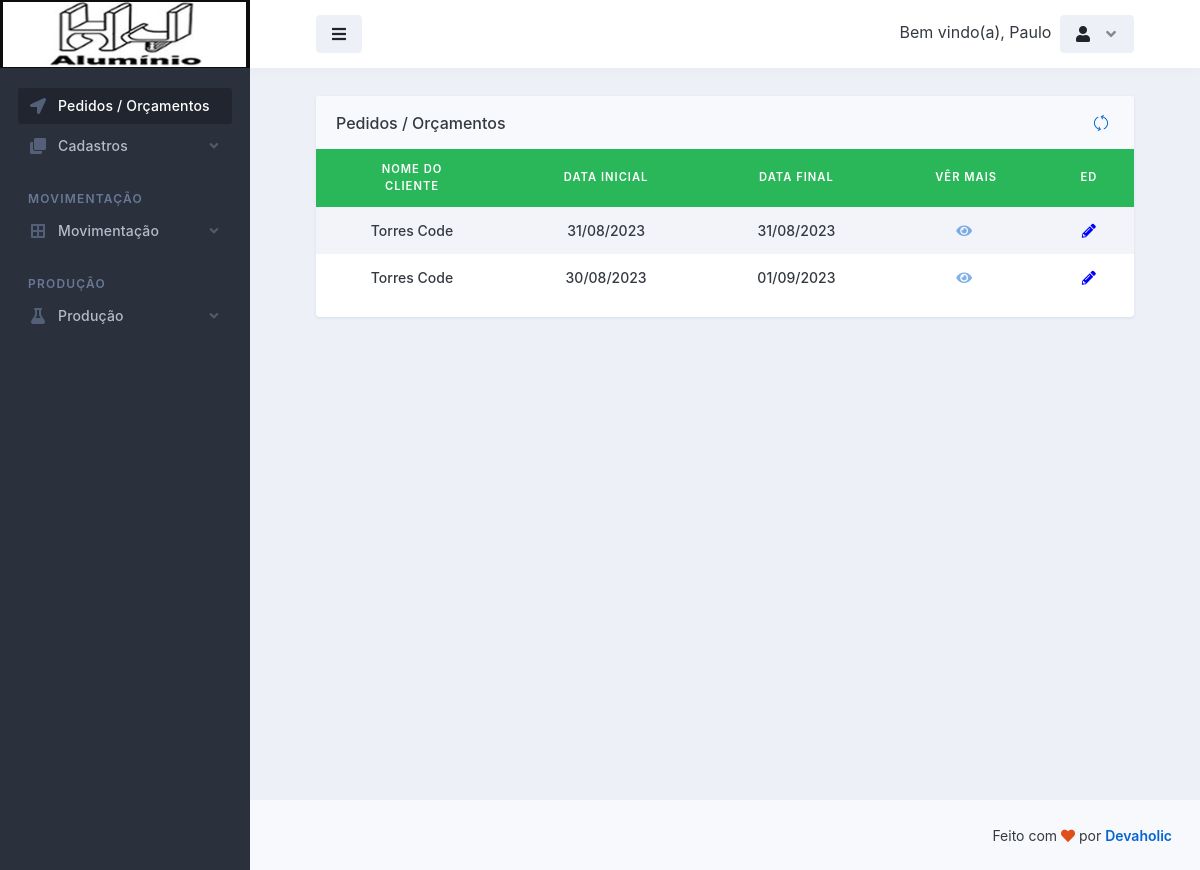
Before: /dashboard/dashboard.php (signed in) with the older database file.
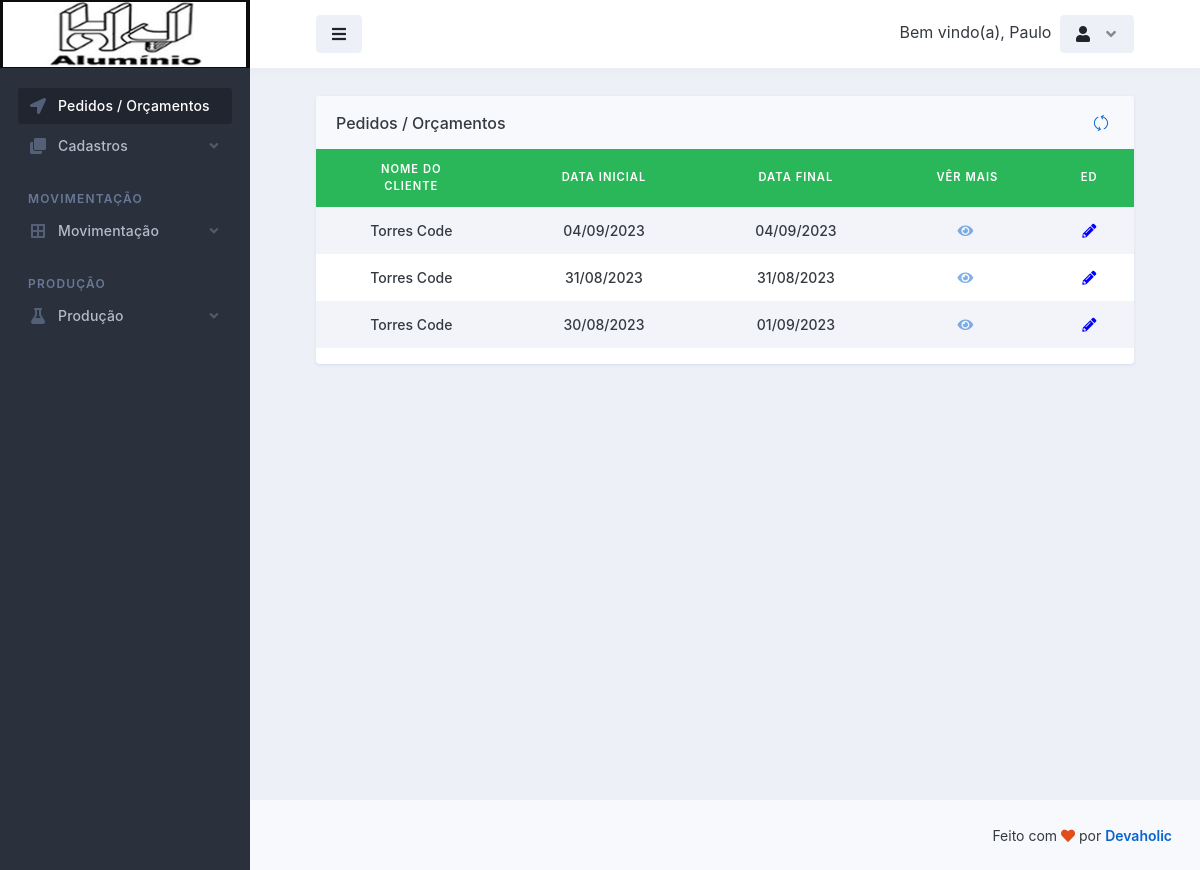
After: the same page with the newer database file.
### tables this page shows
CREATE TABLE `logado` (
  `id` int(11) NOT NULL,
  `nome` varchar(50) NOT NULL,
  `email` varchar(100) NOT NULL,
  `senha` varchar(50) NOT NULL,
  `parceiro_colaborador` varchar(100) NOT NULL,
  `cpf` int(100) NOT NULL,
  `rg` int(20) NOT NULL,
  `cep` int(20) NOT NULL,
  `endereco` varchar(100) NOT NULL,
  `telefone` varchar(50) NOT NULL,
  `complemento` varchar(100) NOT NULL,
  `bairro` varchar(100) NOT NULL,
  `cidade` varchar(100) NOT NULL,
  `uf` varchar(20) NOT NULL,
  `nascimento` varchar(100) NOT NULL,
  `nivel` varchar(20) NOT NULL
);

CREATE TABLE `pedidos_dos_clientes` (
  `id` int(11) NOT NULL,
  `nome_cliente` varchar(255) NOT NULL,
  `descricao_pedido` text NOT NULL,
  `data_inicial` varchar(255) NOT NULL,
  `data_final` varchar(255) NOT NULL,
  `garantia` varchar(255) NOT NULL,
  `status` varchar(255) NOT NULL,
  `nome_responsavel` varchar(255) NOT NULL
);

### database.php (called while the page is built, shortened)
<?php
    class database
    {
        public $server = 'localhost';
        public $user = 'root';
        public $pass = '';
        public $bdn = 'maxportas';
        public function __construct()
        {
            try{
            $this->conn = new PDO('mysql:host='.$this->server.'; dbname='.$this->bdn, $this->user, $this->pass);
            } catch(PDOException $e){
                echo "Error $e";
            }
        }
    }
?>

### controllers/controllers_pedidos_dos_clientes.php (called while the page is built, shortened)
<?php
    include "../database.php";
class controllers_pedidos_dos_clientes extends database
{
    public function selecionar_pedidos_dos_clientes()
    {
        $selecionar_pedidos_dos_clientes = $this->conn->prepare("SELECT * FROM pedidos_dos_clientes ORDER BY id DESC");
        $selecionar_pedidos_dos_clientes->execute();
        $resulpedidos_dos_clientes = $selecionar_pedidos_dos_clientes->fetchAll(PDO::FETCH_ASSOC);
        return $resulpedidos_dos_clientes;
    }
}
?>

### dashboard/dashboard.php (the view, shortened to what this page needs)
<?php
    require_once "../conexao-bd.php";
?>
<!doctype html>
<html lang="en">
  <head>
    <link rel="stylesheet" id="css-main" href="../assets/css/dashmix.min.css">
  </head>
  <body>
    <div id="page-container" class="sidebar-o sidebar-dark enable-page-overlay side-scroll page-header-fixed main-content-narrow">
      <?php require_once "../template/sidebar.php" ?>
      <?php require_once "../template/header.php" ?>
      <main id="main-container">
        <div class="content">
          <div class="row">
            <div class="col-md-12">
              <div class="block block-rounded block-mode-loading-refresh">
                <div class="block-header block-header-default">
                  <h3 class="block-title">
                    Pedidos / Orçamentos
                  </h3>
                  <div class="block-options">
                    <button type="button" class="btn-block-option" data-toggle="block-option" data-action="state_toggle" data-action-mode="demo">
                      <i class="si si-refresh"></i>
                    </button>
                  </div>
                </div>
                <div class="table-responsive">
                  <table class="table table-striped table-hover table-borderless table-vcenter fs-sm">
                    <thead style="text-align: center; font-size: 0.8em; background-color: #2ab759; color: #fff;">
                      <tr class="text-uppercase">
                        <th>Nome do <br> Cliente</th>
                        <th>Data Inicial</th>
                        <th>Data Final</th>
                        <th>Vêr Mais</th>
                        <th>Ed</th>
                      </tr>
                    </thead>
                    <tbody>
                      <?php
                        require_once "../controllers/controllers_pedidos_dos_clientes.php";
                        $pedidos_dos_clientes = new controllers_pedidos_dos_clientes();
                        $result_pedidos = $pedidos_dos_clientes->selecionar_pedidos_dos_clientes();
                        if(count($result_pedidos) > 0)
                        {
                          foreach($result_pedidos as $row_pedidos){
                      ?>
                      <tr>
                        <td class="text-center text-end fw-medium">
                          <?= $row_pedidos['nome_cliente']; ?>
                        </td>
                        <td class="text-center text-end fw-medium">
                          <?= $row_pedidos['data_inicial']; ?>
                        </td>
                        <td class="text-center text-end fw-medium">
                          <?= $row_pedidos['data_final']; ?>
                        </td>
                        <td class="text-center d-xl-table-cell" style="color: blue;">
                          <a href="ver_mais.php?view=<?php $idCriptografado = base64_encode($row_pedidos['id']); echo $idCriptografado;?>">
                            <i class="fa fa-eye me-1 opacity-50 text-primary"></i>
                          </a>
                        </td>
                        <td class="text-center d-xl-table-cell" style="color: blue;">
                          <form action="gestao_pedidos.php" method="post">
                            <button type="submit" style="cursor: pointer; border: none; background-color: transparent;">
                              <i class="fa fa-pencil-alt" style="color: blue;"></i>
                            </button>
                          </form>
                        </td>
                      </tr>
                      <?php
                        } } else
                        {
                          echo "<h1>Nenhum registo encontrado!</h1>";
                        }
                      ?>
                    </tbody>
                  </table>
                </div>
                </div>
              </div>
            </div>
          </div>
        </div>
      <?php require_once "../template/footer.php"; ?>
  </body>
</html>

### template/sidebar.php (shortened to what this page needs)
<nav id="sidebar" aria-label="Main Navigation">
    <div style="background-color: black;">
        <div class="content-header bg-white-5">
        <a class="fw-semibold text-white tracking-wide" href="../dashboard/dashboard.php">
            <span class="smini-hidden">
            <img style="margin-left: -15px; height: 65px; width: 132%;" src="../assets/img/logoHJ-Aluminio-Sidebarr.jpg" alt="logoHJ-Alumínio">
            </span>
        </a>
        </div>
    </div>
    <div class="js-sidebar-scroll">
        <div class="content-side">
        <ul class="nav-main">
            <li class="nav-main-item">
            <a class="nav-main-link active" href="../dashboard/dashboard.php">
                <i class="nav-main-link-icon fa fa-location-arrow"></i>
                <span class="nav-main-link-name">Pedidos / Orçamentos</span>
            </a>
            </li>
            <li class="nav-main-item">
            <a class="nav-main-link nav-main-link-submenu" data-toggle="submenu" aria-haspopup="true" aria-expanded="false" href="#">
                <i class="nav-main-link-icon fa fa-clone"></i>
                <span class="nav-main-link-name">Cadastros</span>
            </a>
            </li>
            <li class="nav-main-heading">Movimentação</li>
            <li class="nav-main-item">
            <a class="nav-main-link nav-main-link-submenu" data-toggle="submenu" aria-haspopup="true" aria-expanded="false" href="#">
                <i class="nav-main-link-icon fa fa-border-all"></i>
                <span class="nav-main-link-name">Movimentação</span>
            </a>
            </li>
            <li class="nav-main-heading">Produção</li>
            <li class="nav-main-item">
            <a class="nav-main-link nav-main-link-submenu" data-toggle="submenu" aria-haspopup="true" aria-expanded="false" href="#">
                <i class="nav-main-link-icon fa fa-flask"></i>
                <span class="nav-main-link-name">Produção</span>
            </a>
            </li>
        </ul>
        </div>
    </div>
</nav>

### template/header.php (shortened to what this page needs)
<?php
    require_once "../conexao-bd.php";
    $email = $_SESSION['email'];
    $selecinarUserLogado = $conn->prepare("SELECT * FROM logado WHERE email = :email");
    $selecinarUserLogado->bindValue(':email', $email);
    $selecinarUserLogado->execute();
    $row = $selecinarUserLogado->fetch(PDO::FETCH_ASSOC);
?>
<header id="page-header">
    <div class="content-header">
    <div class="space-x-1">
        <button type="button" class="btn btn-alt-secondary" data-toggle="layout" data-action="sidebar_toggle">
        <i class="fa fa-fw fa-bars"></i>
        </button>
    </div>
    <div class="space-x-1">
        <div class="dropdown d-inline-block">
            <span class="d-sm-inline-block">Bem vindo(a), <?php echo $row['nome']; ?></span>
        </div>
        <div class="dropdown d-inline-block">
        <button type="button" class="btn btn-alt-secondary" id="page-header-user-dropdown" data-bs-toggle="dropdown" aria-haspopup="true" aria-expanded="false">
            <i class="fa fa-fw fa-user"></i>
            <i class="fa fa-fw fa-angle-down opacity-50 ms-1 d-none d-sm-inline-block"></i>
        </button>
        </div>
    </div>
    </div>
</header>

### template/footer.php (shortened to what this page needs)
<footer id="page-footer" class="bg-body-light">
    <div class="content py-0">
        <div class="row fs-sm">
        <div class="col-sm-6 order-sm-2 mb-1 mb-sm-0 text-center text-sm-end">
            Feito com <i class="fa fa-heart text-danger"></i> por <a class="fw-semibold" href="http://devaholic.ao/" target="_blank">Devaholic</a>
        </div>
        <div class="col-sm-6 order-sm-1 text-center text-sm-start">
            <a class="fw-semibold" href="https://devaholic.ao" target="_blank">Devaholic</a> &copy; <span>2023 | <?php echo Date('Y'); ?></span>
        </div>
        </div>
    </div>
</footer>

Changed rows visible on the page:
added pedidos_dos_clientes: nome_cliente "Torres Code", data_inicial "04/09/2023", data_final "04/09/2023"
